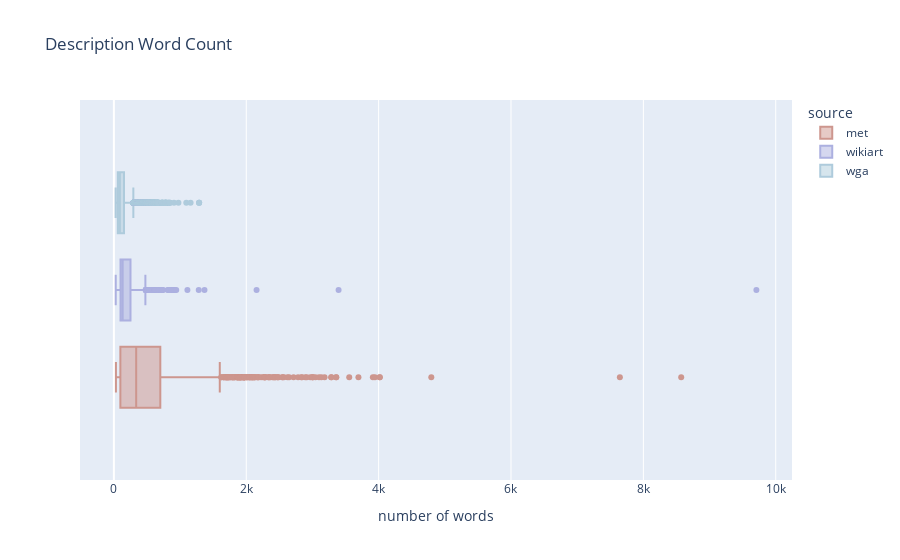

This figure's notebook cell:
### Markdown cell above
### 4. Description length

### Code cell
data_description_word_count = data.with_columns(
    pl.col("description")
    .map_elements(lambda x: len(x.split(" ")), return_dtype=pl.Int64)
    .alias("description word count")
)

fig = px.box(
    data_description_word_count,
    x="description word count",
    title="Description Word Count",
    color_discrete_sequence=COLORS[0:3],
    color="source"
)
fig.update_xaxes(title_text="number of words")
fig.show()

### Figure 1 — Plotly figure (JSON) as saved in the notebook; plotly's stock layout.template omitted (floating-point values rounded to 4 significant figures; data arrays with more than 128 entries replaced by an {"elided": "..."} marker saying what was removed)
{"data": [{"alignmentgroup": "True", "hovertemplate": "source=met<br>description word count=%{x}<extra></extra>", "legendgroup": "met", "marker": {"color": "#cd968e"}, "name": "met", "notched": false, "offsetgroup": "met", "orientation": "h", "showlegend": true, "type": "box", "x": {"elided": "2011 int values"}, "x0": " ", "xaxis": "x", "y0": " ", "yaxis": "y"}, {"alignmentgroup": "True", "hovertemplate": "source=wikiart<br>description word count=%{x}<extra></extra>", "legendgroup": "wikiart", "marker": {"color": "#acb0e0"}, "name": "wikiart", "notched": false, "offsetgroup": "wikiart", "orientation": "h", "showlegend": true, "type": "box", "x": {"elided": "1304 int values"}, "x0": " ", "xaxis": "x", "y0": " ", "yaxis": "y"}, {"alignmentgroup": "True", "hovertemplate": "source=wga<br>description word count=%{x}<extra></extra>", "legendgroup": "wga", "marker": {"color": "#aecbdc"}, "name": "wga", "notched": false, "offsetgroup": "wga", "orientation": "h", "showlegend": true, "type": "box", "x": {"elided": "15175 int values"}, "x0": " ", "xaxis": "x", "y0": " ", "yaxis": "y"}], "layout": {"boxmode": "group", "legend": {"title": {"text": "source"}, "tracegroupgap": 0}, "title": {"text": "Description Word Count"}, "xaxis": {"anchor": "y", "domain": [0, 1], "title": {"text": "number of words"}}, "yaxis": {"anchor": "x", "domain": [0, 1]}}}
